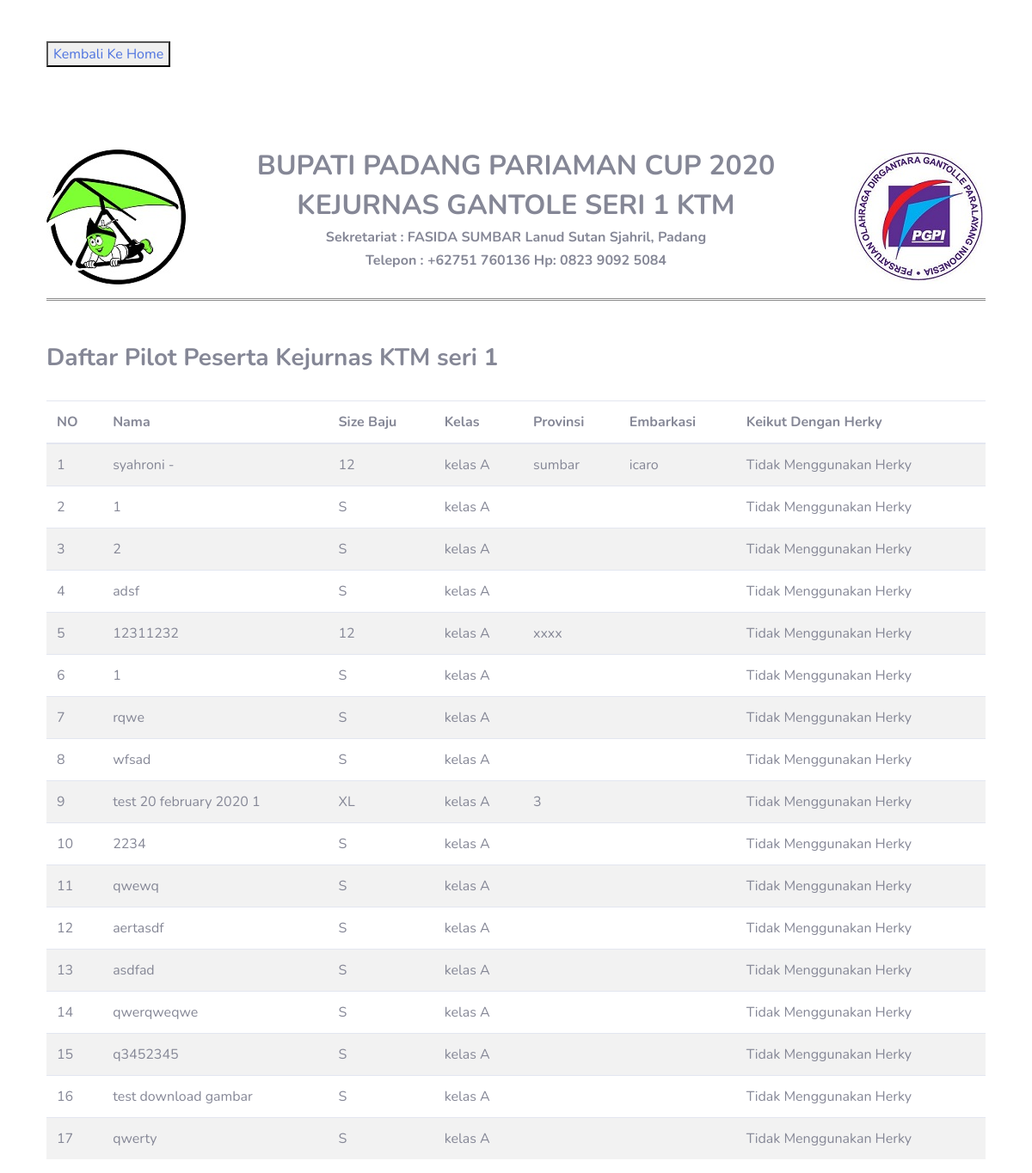
/index.php/pendaftaran/show_data_peserta, run on the app's committed database.
### tables this page shows
CREATE TABLE `datapilot` (
  `id` int(200) NOT NULL,
  `category` varchar(100) NOT NULL,
  `nama` varchar(100) NOT NULL,
  `last_name` varchar(100) NOT NULL,
  `hari` varchar(100) NOT NULL,
  `gender` varchar(100) NOT NULL,
  `tanggal_pendaftaran` varchar(100) NOT NULL,
  `fai_no` varchar(100) NOT NULL,
  `pilot_rating` varchar(100) NOT NULL,
  `address1` varchar(500) NOT NULL,
  `team` varchar(500) NOT NULL,
  `city` varchar(100) NOT NULL,
  `postcode` varchar(100) NOT NULL,
  `country` varchar(500) NOT NULL,
  `phone` varchar(100) NOT NULL,
  `email` varchar(100) NOT NULL,
  `nok_zip` varchar(100) NOT NULL,
  `nok_name` varchar(100) NOT NULL,
  `nok_relationship` varchar(100) NOT NULL,
  `nok_phone` varchar(100) NOT NULL,
  `glider_make` varchar(100) NOT NULL,
  `glider_model` varchar(100) NOT NULL,
  `glider_color` varchar(100) NOT NULL,
  `harnes` varchar(100) NOT NULL,
  `parasut` varchar(100) NOT NULL,
  `parasutEmergensi` varchar(100) NOT NULL,
  `herky` varchar(100) NOT NULL,
  `trip_type` varchar(100) NOT NULL,
  `embarkasi` varchar(100) NOT NULL,
  `other` varchar(1000) NOT NULL,
  `gbr_foto` varchar(100) NOT NULL,
  `gbr_KTP` varchar(100) NOT NULL
);

### application/controllers/Pendaftaran.php (called while the page is built, shortened)
<?php
class Pendaftaran extends CI_Controller
{
    public function	show_data_peserta()
	    {
	    	$data['title'] = 'Daftar Peserta Kejurnas';
	        $data['d'] = $this->db->get('datapilot')->result_array();
	        $this->load->view('pendaftaran/show_data_peserta', $data);
	    }
}

### index.php (called while the page is built, shortened)
<?php
require_once BASEPATH.'core/CodeIgniter.php';

### application/views/pendaftaran/show_data_peserta.php (the view, shortened to what this page needs)
<!DOCTYPE html>
<html>
<head>
    <link rel="stylesheet" href="https://stackpath.bootstrapcdn.com/bootstrap/4.4.1/css/bootstrap.min.css">
    <link href="<?= base_url('assets/'); ?>vendor/fontawesome-free/css/all.min.css" rel="stylesheet" type="text/css">
    <link href="<?= base_url('assets/'); ?>css/sb-admin-2.min.css" rel="stylesheet">
</head>
<body>
	<br>
	<br>
<div class="container">
	<div class="row">
			<div class="col"><button ><a href="<?= base_url('auth/'); ?>">Kembali Ke Home</a></button></div>
	</div>
</div>
	<br>
	<br>
<div class="container" id="print">
	<div class="row">
		<div class="col">
			<br>
			<br>
            <img class="img-fluid" src="<?= base_url('assets/'); ?>img/panitia.jpeg" alt="">
		</div>
		<div class="col-8">
			<br>
			<br>
            <h2 align="center" ><b>BUPATI PADANG PARIAMAN CUP 2020</b></h2>
            <h2 align="center" ><b>KEJURNAS GANTOLE SERI 1 KTM</b></h2>
            <h6 align="center" ><b>Sekretariat : FASIDA SUMBAR Lanud Sutan Sjahril, Padang</b></h6>
            <h6 align="center" ><b>Telepon : +62751 760136 Hp: 0823 9092 5084</b></h6>
		</div>
		<div class="col" align="right">
			<br>
			<br>
            <img class="img-fluid" src="<?= base_url('assets/'); ?>/img/pgpi.jpg" alt="">
		</div>
	</div>
	<hr>
	<br>
	<div class="row">
		<div class="col">
			<h3><b>Daftar Pilot Peserta Kejurnas KTM seri 1</b></h3>
			<br>
		</div>
	</div>
	<div class="row">
		<div class="col">
<table class="table table-hover table-striped" ">
			  <thead>
			    <tr>
			      <th >NO</th>
			      <th >Nama</th>
			      <th >Size Baju</th>
			      <th >Kelas</th>
			      <th >Provinsi</th>
			      <th >Embarkasi</th>
			      <th >Keikut Dengan Herky</th>
			    </tr>
			  </thead>
			  <tbody>
				<?php
					$no = 0;
					$ds = 1;
					while($no < count($d)){
				?>
				<tr>
					<td><?php echo $ds; ?></td>
					<td><?php echo $d[$no]['nama'].' '.$d[$no]['last_name']; ?></td>
					<td><?php echo $d[$no]['nok_zip']; ?></td>
					<td><?php echo $d[$no]['category']; ?></td>
					<td><?php echo $d[$no]['team']; ?></td>
					<td><?php echo $d[$no]['embarkasi']; ?></td>
					<td><?php
			      		if($d[$no]['herky'] == 1){
			      			$herky = 'Menggunakan Herky';
			      				switch($d[$no]['trip_type']){
			      					case 1:
			      					$trip = "untuk pergi";
			      					break;
			      					case 2:
			      					$trip = "untuk pergi";
			      					break;
			      					case 3:
			      					$trip = "untuk pergi";
			      					break;
			      				}
			      				echo $herky.' '.$trip;
			      		}else {
			      		echo "Tidak Menggunakan Herky";
			      	}
			       ?></td>
				</tr>
				<?php $no++; $ds++; }?>
			  </tbody>
			</table>
		</div>
	</div>
</div>
</body>
</html>

### application/views/pendaftaran/show_data_peserta.php (style rules this page uses)
hr { height: 10px; border-top: 3px double #8c8c8c; }

### data on the page
datapilot: nama "syahroni", last_name "-", nok_zip "12", category "kelas A", team "sumbar", embarkasi "icaro", herky "Tidak Menggunakan Herky"
datapilot: nama "1", nok_zip "S", category "kelas A", herky "Tidak Menggunakan Herky"
datapilot: nama "2", nok_zip "S", category "kelas A", herky "Tidak Menggunakan Herky"
datapilot: nama "adsf", nok_zip "S", category "kelas A", herky "Tidak Menggunakan Herky"
datapilot: nama "12311232", nok_zip "12", category "kelas A", team "xxxx", herky "Tidak Menggunakan Herky"
datapilot: nama "1", nok_zip "S", category "kelas A", herky "Tidak Menggunakan Herky"
datapilot: nama "rqwe", nok_zip "S", category "kelas A", herky "Tidak Menggunakan Herky"
datapilot: nama "wfsad", nok_zip "S", category "kelas A", herky "Tidak Menggunakan Herky"
datapilot: nama "test 20 february 2020", last_name "1", nok_zip "XL", category "kelas A", team "3", herky "Tidak Menggunakan Herky"
datapilot: nama "2234", nok_zip "S", category "kelas A", herky "Tidak Menggunakan Herky"
datapilot: nama "qwewq", nok_zip "S", category "kelas A", herky "Tidak Menggunakan Herky"
datapilot: nama "aertasdf", nok_zip "S", category "kelas A", herky "Tidak Menggunakan Herky"
datapilot: nama "asdfad", nok_zip "S", category "kelas A", herky "Tidak Menggunakan Herky"
datapilot: nama "qwerqweqwe", nok_zip "S", category "kelas A", herky "Tidak Menggunakan Herky"
datapilot: nama "q3452345", nok_zip "S", category "kelas A", herky "Tidak Menggunakan Herky"
datapilot: nama "test download gambar", nok_zip "S", category "kelas A", herky "Tidak Menggunakan Herky"
datapilot: nama "qwerty", nok_zip "S", category "kelas A", herky "Tidak Menggunakan Herky"
